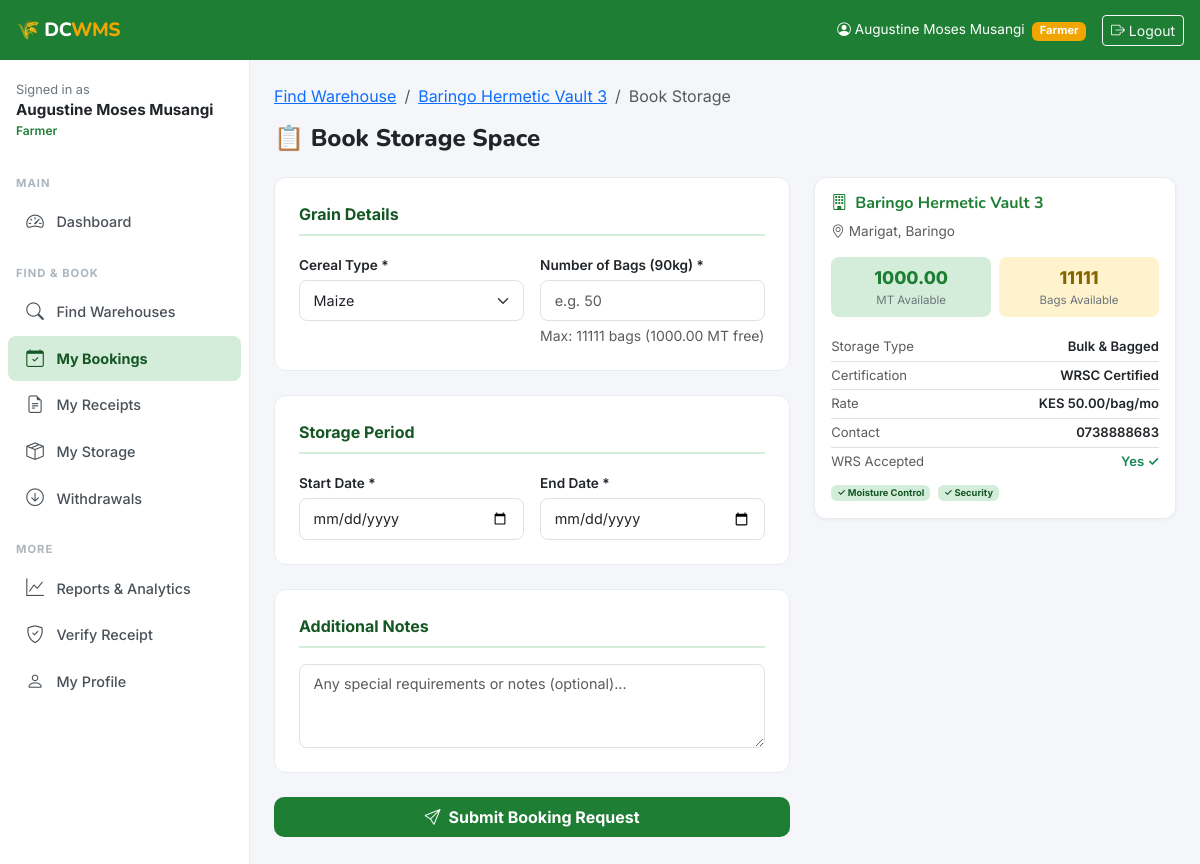
Screenshot of /bookings/create/804/ (signed in) with the database file from the repository.
### accounts/models.py (models this page shows, shortened)
class User(AbstractUser):
    ROLE_FARMER = 'farmer'
    ROLE_OPERATOR = 'operator'
    ROLE_ADMIN = 'admin'
    ROLE_CHOICES = [
        (ROLE_FARMER, 'Farmer'),
        (ROLE_OPERATOR, 'Warehouse Operator'),
        (ROLE_ADMIN, 'Admin'),
    ]
    role = models.CharField(max_length=20, choices=ROLE_CHOICES, default=ROLE_FARMER)
    phone_number = models.CharField(max_length=15, blank=True)
    national_id = models.CharField(max_length=20, blank=True, unique=True, null=True)
    county = models.CharField(max_length=100, blank=True)
    sub_county = models.CharField(max_length=100, blank=True)
    village = models.CharField(max_length=100, blank=True)
    profile_photo = models.ImageField(upload_to='profiles/', blank=True, null=True)
    is_verified = models.BooleanField(default=False)
    created_at = models.DateTimeField(auto_now_add=True)
    updated_at = models.DateTimeField(auto_now=True)
    class Meta:
        verbose_name = 'User'
        verbose_name_plural = 'Users'
    @property
    def is_farmer(self):
        return self.role == self.ROLE_FARMER
    @property
    def is_operator(self):
        return self.role == self.ROLE_OPERATOR
    @property
    def is_admin_user(self):
        return self.role == self.ROLE_ADMIN or self.is_superuser

### warehouses/models.py (models this page shows, shortened)
class Warehouse(models.Model):
    operator = models.ForeignKey(
        settings.AUTH_USER_MODEL,
        on_delete=models.CASCADE,
        related_name='warehouses',
        limit_choices_to={'role': 'operator'}
    )
    name = models.CharField(max_length=200)
    registration_number = models.CharField(max_length=50, unique=True, blank=True)
    county = models.CharField(max_length=100, choices=COUNTY_CHOICES)
    sub_county = models.CharField(max_length=100)
    village = models.CharField(max_length=100, blank=True)
    physical_address = models.TextField()
    latitude = models.DecimalField(max_digits=9, decimal_places=6, null=True, blank=True)
    longitude = models.DecimalField(max_digits=9, decimal_places=6, null=True, blank=True)
    total_capacity_mt = models.DecimalField(
        max_digits=10, decimal_places=2,
        validators=[MinValueValidator(0.01)],
        help_text="Total capacity in metric tonnes"
    )
    available_capacity_mt = models.DecimalField(
        max_digits=10, decimal_places=2,
        validators=[MinValueValidator(0)],
        help_text="Currently available capacity in metric tonnes"
    )
    storage_type = models.CharField(max_length=20, choices=STORAGE_TYPE_CHOICES, default='bagged')
    certification_status = models.CharField(max_length=20, choices=CERTIFICATION_CHOICES, default='wrsc')
    certification_expiry = models.DateField(null=True, blank=True)
    has_pest_control = models.BooleanField(default=True)
    has_moisture_control = models.BooleanField(default=False)
    has_security = models.BooleanField(default=True)
    has_fumigation = models.BooleanField(default=False)
    accepts_wrs = models.BooleanField(default=True, verbose_name="Accepts WRS Receipts")
    contact_phone = models.CharField(max_length=15)
    contact_email = models.EmailField(blank=True)
    storage_fee_per_bag_month = models.DecimalField(
        max_digits=8, decimal_places=2, default=50.00,
        help_text="KES per 90kg bag per month"
    )
    is_active = models.BooleanField(default=True)
    created_at = models.DateTimeField(auto_now_add=True)
    updated_at = models.DateTimeField(auto_now=True)
    class Meta:
        ordering = ['-created_at']
        verbose_name = 'Warehouse'
        verbose_name_plural = 'Warehouses'
    @property
    def available_bags(self):
        return int(self.available_capacity_mt * 1000 / 90)

### bookings/views.py (the view, shortened to what this page needs)
# urls.py: path('create/<int:warehouse_pk>/', views.create_booking, name='create'),
@login_required
def create_booking(request, warehouse_pk):
    if not request.user.is_farmer:
        messages.error(request, "Only farmers can make bookings.")
        return redirect('warehouses:finder')
    warehouse = get_object_or_404(Warehouse, pk=warehouse_pk, is_active=True)
    if warehouse.available_capacity_mt <= 0:
        messages.error(request, "This warehouse has no available capacity.")
        return redirect('warehouses:detail', pk=warehouse_pk)
    form = BookingForm(request.POST or None, warehouse=warehouse)
    return render(request, 'bookings/create.html', {
        'form': form,
        'warehouse': warehouse,
    })

### templates/bookings/create.html (shortened to what this page needs)
{% extends 'base.html' %}
{% block content %}
<div class="mb-4">
  <nav aria-label="breadcrumb"><ol class="breadcrumb">
    <li class="breadcrumb-item"><a href="{% url 'warehouses:finder' %}">Find Warehouse</a></li>
    <li class="breadcrumb-item"><a href="{% url 'warehouses:detail' warehouse.pk %}">{{ warehouse.name }}</a></li>
    <li class="breadcrumb-item active">Book Storage</li>
  </ol></nav>
  <h4 class="mb-0" style="font-family:'Nunito',sans-serif;font-weight:800;">📋 Book Storage Space</h4>
</div>
<div class="row g-4">
  <div class="col-md-7">
    <form method="post" id="bookingForm">
      <div class="form-section">
        <div class="form-section-title">Grain Details</div>
        <div class="row g-3">
          <div class="col-6">
            <label class="form-label">Cereal Type *</label>
            <select name="cereal_type" class="form-select {% if form.cereal_type.errors %}is-invalid{% endif %}">
              {% for val, label in form.fields.cereal_type.choices %}
                <option value="{{ val }}" {% if form.cereal_type.value == val %}selected{% endif %}>{{ label }}</option>
              {% endfor %}
            </select>
          </div>
          <div class="col-6">
            <label class="form-label">Number of Bags (90kg) *</label>
            <input type="number" name="quantity_bags" id="quantity_bags"
              class="form-control {% if form.quantity_bags.errors %}is-invalid{% endif %}"
              min="1" max="{{ warehouse.available_bags }}"
              value="{{ form.quantity_bags.value|default:'' }}"
              placeholder="e.g. 50">
            <div class="form-text">Max: {{ warehouse.available_bags }} bags ({{ warehouse.available_capacity_mt }} MT free)</div>
          </div>
        </div>
      </div>
      <div class="form-section">
        <div class="form-section-title">Storage Period</div>
        <div class="row g-3">
          <div class="col-6">
            <label class="form-label">Start Date *</label>
            <input type="date" name="storage_start_date"
              class="form-control {% if form.storage_start_date.errors %}is-invalid{% endif %}"
              value="{{ form.storage_start_date.value|default:'' }}" id="startDate">
          </div>
          <div class="col-6">
            <label class="form-label">End Date *</label>
            <input type="date" name="storage_end_date"
              class="form-control {% if form.storage_end_date.errors %}is-invalid{% endif %}"
              value="{{ form.storage_end_date.value|default:'' }}" id="endDate">
          </div>
        </div>
      </div>
      <div class="form-section">
        <div class="form-section-title">Additional Notes</div>
        <textarea name="farmer_notes" class="form-control" rows="3"
          placeholder="Any special requirements or notes (optional)...">{{ form.farmer_notes.value|default:'' }}</textarea>
      </div>
      <button type="submit" class="btn btn-green w-100 py-2" style="font-weight:700;font-size:1rem;border-radius:10px;">
        <i class="bi bi-send me-2"></i>Submit Booking Request
      </button>
    </form>
  </div>
  <div class="col-md-5">
    <div class="card" style="position:sticky;top:80px;">
      <div class="card-body">
        <h6 style="font-weight:700;color:#1e7e34;"><i class="bi bi-building me-2"></i>{{ warehouse.name }}</h6>
        <div class="text-muted mb-3" style="font-size:.85rem;">
          <i class="bi bi-geo-alt me-1"></i>{{ warehouse.sub_county }}, {{ warehouse.county }}
        </div>
        <div class="row g-2 text-center mb-3">
          <div class="col-6">
            <div style="background:#d4edda;border-radius:8px;padding:.5rem;">
              <div style="font-size:1.1rem;font-weight:800;color:#1e7e34;">{{ warehouse.available_capacity_mt }}</div>
              <div style="font-size:.72rem;color:#6c757d;">MT Available</div>
            </div>
          </div>
          <div class="col-6">
            <div style="background:#fff3cd;border-radius:8px;padding:.5rem;">
              <div style="font-size:1.1rem;font-weight:800;color:#856404;">{{ warehouse.available_bags }}</div>
              <div style="font-size:.72rem;color:#6c757d;">Bags Available</div>
            </div>
          </div>
        </div>
        <div style="font-size:.82rem;" class="mb-2">
          <div class="d-flex justify-content-between py-1 border-bottom">
            <span class="text-muted">Storage Type</span>
            <span class="fw-semibold">{{ warehouse.get_storage_type_display }}</span>
          </div>
          <div class="d-flex justify-content-between py-1 border-bottom">
            <span class="text-muted">Certification</span>
            <span class="fw-semibold">{{ warehouse.get_certification_status_display }}</span>
          </div>
          <div class="d-flex justify-content-between py-1 border-bottom">
            <span class="text-muted">Rate</span>
            <span class="fw-semibold">KES {{ warehouse.storage_fee_per_bag_month }}/bag/mo</span>
          </div>
          <div class="d-flex justify-content-between py-1 border-bottom">
            <span class="text-muted">Contact</span>
            <span class="fw-semibold">{{ warehouse.contact_phone }}</span>
          </div>
          <div class="d-flex justify-content-between py-1">
            <span class="text-muted">WRS Accepted</span>
            <span class="fw-semibold text-success">{% if warehouse.accepts_wrs %}Yes ✓{% else %}No{% endif %}</span>
          </div>
        </div>
        {% if warehouse.has_pest_control or warehouse.has_moisture_control or warehouse.has_security %}
        <div class="mt-2" style="font-size:.78rem;">
          {% if warehouse.has_moisture_control %}<span class="badge me-1" style="background:#d4edda;color:#155724;">✓ Moisture Control</span>{% endif %}
          {% if warehouse.has_security %}<span class="badge me-1" style="background:#d4edda;color:#155724;">✓ Security</span>{% endif %}
        </div>
        {% endif %}
      </div>
    </div>
  </div>
</div>
{% endblock %}

### templates/base.html (shortened to what this page needs)
<!DOCTYPE html>
<html lang="en">
<head>
  <link href="https://cdn.jsdelivr.net/npm/bootstrap@5.3.0/dist/css/bootstrap.min.css" rel="stylesheet">
  <link href="https://cdn.jsdelivr.net/npm/bootstrap-icons@1.11.0/font/bootstrap-icons.css" rel="stylesheet">
</head>
<body>
<div class="topbar">
  <a href="{% url 'dashboard:home' %}" class="brand">🌾 DC<span>WMS</span></a>
  <div class="topbar-right">
    {% if user.is_authenticated %}
      <span class="d-none d-md-inline" style="font-size:.85rem;">
        <i class="bi bi-person-circle me-1"></i>{{ user.get_full_name|default:user.username }}
        <span class="badge ms-1" style="background:var(--amber);font-size:.7rem;">{{ user.get_role_display }}</span>
      </span>
      <a href="{% url 'accounts:logout' %}" class="btn btn-sm btn-outline-light">
        <i class="bi bi-box-arrow-right"></i> <span class="d-none d-md-inline">Logout</span>
      </a>
    {% else %}
      <a href="{% url 'accounts:login' %}" class="btn btn-sm btn-outline-light">Login</a>
    {% endif %}
  </div>
</div>
{% if user.is_authenticated %}
<nav class="sidebar" id="sidebar">
  <div class="p-3 mt-1">
    <div style="font-size:.8rem;color:#6c757d;">Signed in as</div>
    <div style="font-weight:700;font-size:.95rem;">{{ user.get_full_name|default:user.username }}</div>
    <div style="font-size:.75rem;color:var(--green-primary);font-weight:600;">{{ user.get_role_display }}</div>
  </div>
  <div class="nav-label">Main</div>
  <a href="{% url 'dashboard:home' %}" class="nav-link {% if request.resolver_match.namespace == 'dashboard' %}active{% endif %}">
    <i class="bi bi-speedometer2"></i> Dashboard
  </a>
  {% if user.is_farmer or user.is_admin_user %}
  <div class="nav-label">Find & Book</div>
  <a href="{% url 'warehouses:finder' %}" class="nav-link {% if request.resolver_match.namespace == 'warehouses' and 'finder' in request.path %}active{% endif %}">
    <i class="bi bi-search"></i> Find Warehouses
  </a>
  <a href="{% url 'bookings:list' %}" class="nav-link {% if request.resolver_match.namespace == 'bookings' %}active{% endif %}">
    <i class="bi bi-calendar-check"></i> My Bookings
  </a>
  <a href="{% url 'receipts:list' %}" class="nav-link {% if request.resolver_match.namespace == 'receipts' %}active{% endif %}">
    <i class="bi bi-file-earmark-text"></i> My Receipts
  </a>
  <a href="{% url 'inventory:list' %}" class="nav-link {% if request.resolver_match.namespace == 'inventory' %}active{% endif %}">
    <i class="bi bi-box-seam"></i> My Storage
  </a>
  <a href="{% url 'withdrawals:list' %}" class="nav-link {% if request.resolver_match.namespace == 'withdrawals' %}active{% endif %}">
    <i class="bi bi-arrow-down-circle"></i> Withdrawals
  </a>
  {% endif %}
  <div class="nav-label">More</div>
  <a href="{% url 'reports:home' %}" class="nav-link {% if request.resolver_match.namespace == 'reports' %}active{% endif %}">
    <i class="bi bi-graph-up"></i> Reports & Analytics
  </a>
  <a href="{% url 'receipts:verify' %}" class="nav-link">
    <i class="bi bi-shield-check"></i> Verify Receipt
  </a>
  <a href="{% url 'accounts:profile' %}" class="nav-link">
    <i class="bi bi-person"></i> My Profile
  </a>
</nav>
{% endif %}
<main class="main-content {% if not user.is_authenticated %}ms-0{% endif %}">
  {% block content %}{% endblock %}
</main>
</body>
</html>

### rows the page displays
User: get_full_name "Augustine Moses Musangi", role "Farmer"
Warehouse: name "Baringo Hermetic Vault 3", available_bags "11111", available_capacity_mt "1000.00", sub_county "Marigat", county "Baringo", storage_type "Bulk & Bagged", certification_status "WRSC Certified", storage_fee_per_bag_month "50.00", contact_phone "0738888683"

### other values shown
form field cereal_type "Maize"
